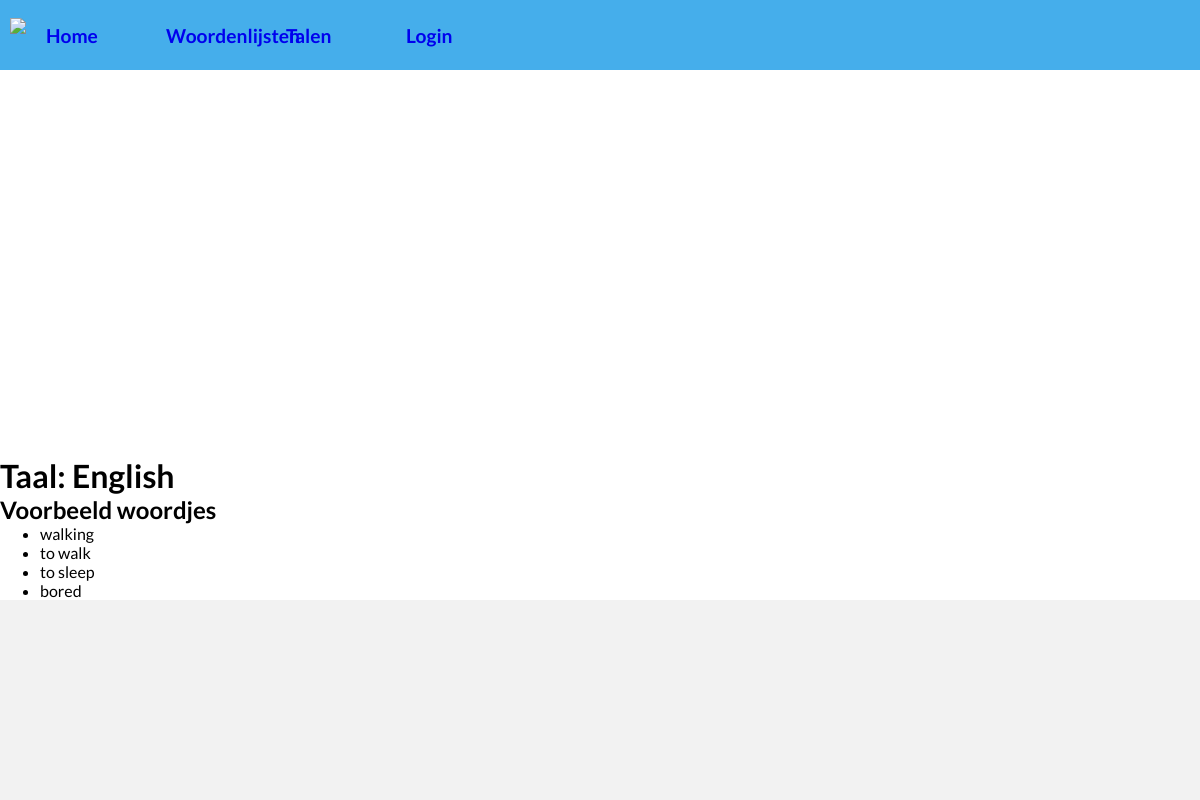
/quiz/language/2/, run on an earlier commit of the app's database.
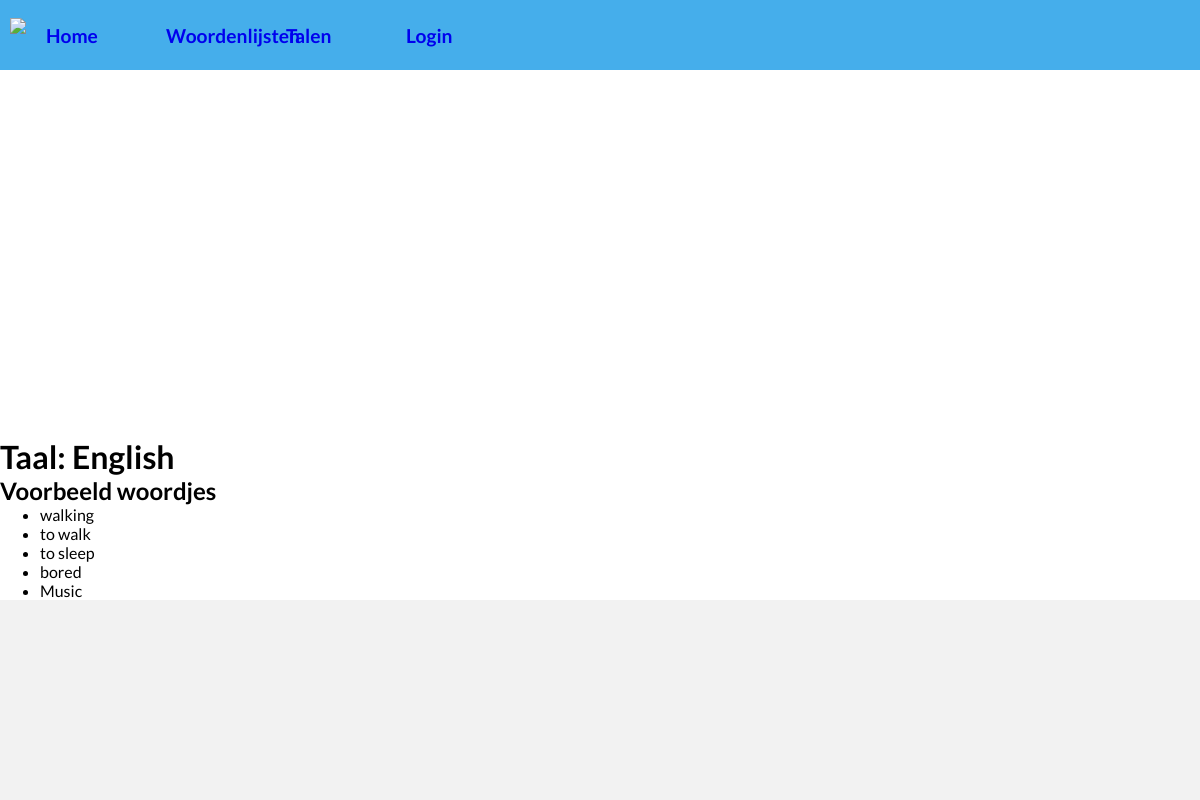
And on a later commit of the database.
### quiz/models.py (models this page shows, shortened)
class Language(models.Model):
    name = models.CharField(
        max_length=200, help_text='The name of the language')

class Word(models.Model):
    name = models.CharField(
        max_length=200, help_text='How the word is spelled')
    language = models.ForeignKey(
        Language, on_delete=models.SET_NULL, help_text='The language of this word', null=True)
    usage = models.ManyToManyField(Sentence, blank=True)

### quiz/views.py (the view)
# urls.py: path('language/<int:pk>/', views.LanguageDetailView.as_view(),
class LanguageDetailView(generic.DetailView):
    model = Language
    template_name = 'quiz/language_detail.html'
    context_object_name = 'language'

### quiz/templates/quiz/language_detail.html (shortened to what this page needs)
{% extends 'quiz/base_generic.html' %}
{% block content %}
<h1>Taal: {{ language.name }}</h1>
<div>
    <h2>Voorbeeld woordjes</h2>
    <ul>
    {% for word in language.word_set.all %}
        <li>{{ word.name }}</li>
    {% endfor %}
    </ul>
</div>
{% endblock content %}

### quiz/templates/quiz/base_generic.html (shortened to what this page needs)
<!DOCTYPE html>
<html>
<head>
    {% load static %}
    <link href="{% static 'quiz/css/base.css' %}" rel="stylesheet">
</head>
<body>
    <nav>
        {% block navbar %}
            <div class="content-wrapper nav-content">
                <img src="https://cdn-icons-png.flaticon.com/512/60/60747.png" id="logo">
                <a href="{% url 'index' %}">Home</a>
                <a href="{% url 'wordlist-list' %}">Woordenlijsten</a>
                <a href="{% url 'language-list' %}">Talen</a>
                {% if user.is_authenticated %}
                    <a href="{% url 'my-wordlist-list' %}">Mijn woordenlijsten</a>
                    <a href="{% url 'logout' %}?next={{ request.path }}">Loguit</a>
                {% else %}
                    <a href="{% url 'login' %}?next={{ request.path }}">Login</a>
                {% endif %}
            </div>
        {% endblock navbar %}
    </nav>
    <div>
    </div>
    <div class="content-wrapper">
        {% block content %}
        {% endblock content %}
    </div>
    <footer>
        {% block footer %}
            <div class="content-wrapper">
            </div>
        {% endblock footer %}
    </footer>
</body>
</html>

### quiz/static/quiz/css/base.css (style rules this page uses)
:root { --bg-color: white; }
* { margin: 0; box-sizing: border-box; }
body { background-color: var(--bg-color); font-family: 'Lato', sans-serif; display: grid; grid-template-rows: auto 1fr auto; min-height: 100vh; }
.content-wrapper { max-width: 1400px; width: 100%; margin: auto; height: 100%; }
nav { height: 70px; background-color: rgb(69, 174, 235); padding: 10px; }
.nav-content { display: flex; align-items: center; gap: 20px; font-size: 1.2em; }
.nav-content #logo { height: 70%; display: block; }
.nav-content a { max-width: 100px; width: 100%; height: 100%; display: flex; align-items: center; font-weight: 600; text-decoration: none; cursor: pointer; }
footer { min-height: 200px; background-color: rgba(0,0,0,0.05); }

What changed in the data, as far as the page shows it:
added Word: name "Music"
